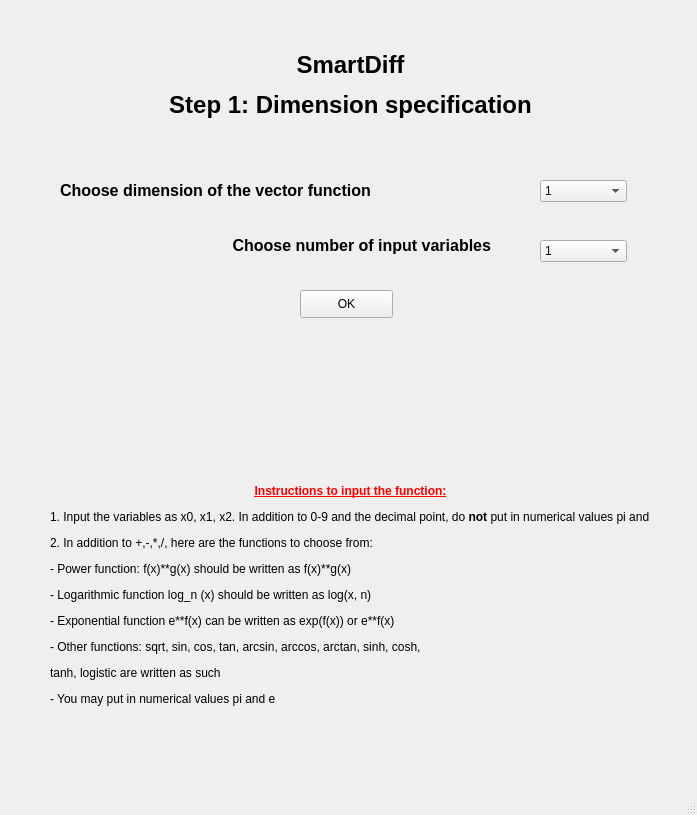
<?xml version="1.0" encoding="UTF-8"?>
<ui version="4.0">
 <class>MainWindow</class>
 <widget class="QMainWindow" name="MainWindow">
  <property name="windowModality">
   <enum>Qt::ApplicationModal</enum>
  </property>
  <property name="geometry">
   <rect>
    <x>0</x>
    <y>0</y>
    <width>697</width>
    <height>815</height>
   </rect>
  </property>
  <property name="windowTitle">
   <string>MainWindow</string>
  </property>
  <property name="toolButtonStyle">
   <enum>Qt::ToolButtonTextOnly</enum>
  </property>
  <widget class="QWidget" name="centralwidget">
   <widget class="QLabel" name="FuncDimLabel">
    <property name="geometry">
     <rect>
      <x>60</x>
      <y>170</y>
      <width>431</width>
      <height>41</height>
     </rect>
    </property>
    <property name="text">
     <string>&lt;html&gt;&lt;head/&gt;&lt;body&gt;&lt;p&gt;&lt;span style=&quot; font-size:12pt; font-weight:600;&quot;&gt;Choose dimension of the vector function&lt;/span&gt;&lt;/p&gt;&lt;/body&gt;&lt;/html&gt;</string>
    </property>
   </widget>
   <widget class="QLabel" name="NumInputLabel">
    <property name="geometry">
     <rect>
      <x>60</x>
      <y>230</y>
      <width>431</width>
      <height>31</height>
     </rect>
    </property>
    <property name="text">
     <string>&lt;html&gt;&lt;head/&gt;&lt;body&gt;&lt;p align=&quot;right&quot;&gt;&lt;span style=&quot; font-size:12pt; font-weight:600;&quot;&gt;Choose number of input variables&lt;/span&gt;&lt;/p&gt;&lt;/body&gt;&lt;/html&gt;</string>
    </property>
   </widget>
   <widget class="QComboBox" name="FuncDimBox">
    <property name="geometry">
     <rect>
      <x>540</x>
      <y>180</y>
      <width>87</width>
      <height>22</height>
     </rect>
    </property>
    <property name="contextMenuPolicy">
     <enum>Qt::ActionsContextMenu</enum>
    </property>
    <property name="currentText">
     <string>1</string>
    </property>
    <property name="maxVisibleItems">
     <number>100</number>
    </property>
    <item>
     <property name="text">
      <string>1</string>
     </property>
    </item>
    <item>
     <property name="text">
      <string>2</string>
     </property>
    </item>
    <item>
     <property name="text">
      <string>3</string>
     </property>
    </item>
   </widget>
   <widget class="QComboBox" name="InputDimBox">
    <property name="geometry">
     <rect>
      <x>540</x>
      <y>240</y>
      <width>87</width>
      <height>22</height>
     </rect>
    </property>
    <property name="maxVisibleItems">
     <number>100</number>
    </property>
    <item>
     <property name="text">
      <string>1</string>
     </property>
    </item>
    <item>
     <property name="text">
      <string>2</string>
     </property>
    </item>
    <item>
     <property name="text">
      <string>3</string>
     </property>
    </item>
   </widget>
   <widget class="QLabel" name="Title">
    <property name="geometry">
     <rect>
      <x>50</x>
      <y>40</y>
      <width>601</width>
      <height>91</height>
     </rect>
    </property>
    <property name="text">
     <string>&lt;html&gt;&lt;head/&gt;&lt;body&gt;&lt;p align=&quot;center&quot;&gt;&lt;span style=&quot; font-size:18pt; font-weight:600;&quot;&gt;SmartDiff&lt;/span&gt;&lt;/p&gt;&lt;p align=&quot;center&quot;&gt;&lt;span style=&quot; font-size:18pt; font-weight:600;&quot;&gt;Step 1: Dimension specification&lt;/span&gt;&lt;/p&gt;&lt;/body&gt;&lt;/html&gt;</string>
    </property>
    <property name="textFormat">
     <enum>Qt::RichText</enum>
    </property>
   </widget>
   <widget class="QPushButton" name="OKButton">
    <property name="geometry">
     <rect>
      <x>300</x>
      <y>290</y>
      <width>93</width>
      <height>28</height>
     </rect>
    </property>
    <property name="text">
     <string>OK</string>
    </property>
   </widget>
   <widget class="QLabel" name="Instructions">
    <property name="geometry">
     <rect>
      <x>50</x>
      <y>460</y>
      <width>601</width>
      <height>271</height>
     </rect>
    </property>
    <property name="text">
     <string>&lt;html&gt;&lt;head/&gt;&lt;body&gt;&lt;p align=&quot;center&quot;&gt;&lt;span style=&quot; font-weight:600; text-decoration: underline; color:#ff0000;&quot;&gt;Instructions to input the function:&lt;/span&gt;&lt;/p&gt;&lt;p&gt;1. Input the variables as x0, x1, x2. In addition to 0-9 and the decimal point, do &lt;span style=&quot; font-weight:600;&quot;&gt;not&lt;/span&gt; put in numerical values pi and e. &lt;/p&gt;&lt;p&gt;2. In addition to +,-,*,/, here are the functions to choose from: &lt;/p&gt;&lt;p&gt;- Power function: f(x)**g(x) should be written as f(x)**g(x)&lt;/p&gt;&lt;p&gt;- Logarithmic function log_n (x) should be written as log(x, n)&lt;/p&gt;&lt;p&gt;- Exponential function e**f(x) can be written as exp(f(x)) or e**f(x)&lt;/p&gt;&lt;p&gt;- Other functions: sqrt, sin, cos, tan, arcsin, arccos, arctan, sinh, cosh, &lt;/p&gt;&lt;p&gt;tanh, logistic are written as such&lt;/p&gt;&lt;p&gt;- You may put in numerical values pi and e&lt;/p&gt;&lt;/body&gt;&lt;/html&gt;</string>
    </property>
   </widget>
   <widget class="QLabel" name="ErrMsg">
    <property name="geometry">
     <rect>
      <x>51</x>
      <y>340</y>
      <width>591</width>
      <height>61</height>
     </rect>
    </property>
    <property name="text">
     <string/>
    </property>
   </widget>
  </widget>
  <widget class="QMenuBar" name="menubar">
   <property name="geometry">
    <rect>
     <x>0</x>
     <y>0</y>
     <width>697</width>
     <height>26</height>
    </rect>
   </property>
  </widget>
  <widget class="QStatusBar" name="statusbar"/>
 </widget>
 <resources/>
 <connections/>
</ui>
